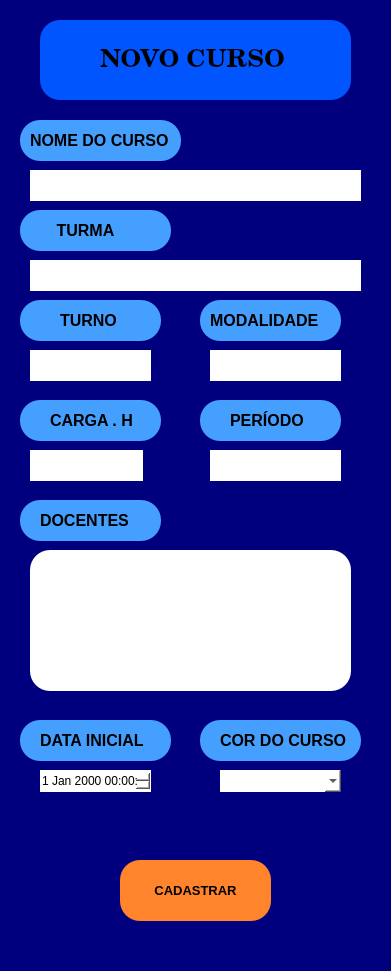
    <widget class="QWidget" name="widget_2" native="true">
     <property name="geometry">
      <rect>
       <x>20</x>
       <y>30</y>
       <width>391</width>
       <height>971</height>
      </rect>
     </property>
     <property name="styleSheet">
      <string notr="true">background-color: rgb(0, 0, 127);
 border-radius: 20px;
</string>
     </property>
     <widget class="QFrame" name="frame_2">
      <property name="geometry">
       <rect>
        <x>40</x>
        <y>20</y>
        <width>311</width>
        <height>80</height>
       </rect>
      </property>
      <property name="styleSheet">
       <string notr="true">background-color: rgb(0, 85, 255);
    border-radius: 20px;
</string>
      </property>
      <property name="frameShape">
       <enum>QFrame::StyledPanel</enum>
      </property>
      <property name="frameShadow">
       <enum>QFrame::Raised</enum>
      </property>
      <widget class="QLabel" name="label">
       <property name="geometry">
        <rect>
         <x>60</x>
         <y>20</y>
         <width>211</width>
         <height>41</height>
        </rect>
       </property>
       <property name="palette">
        <palette>
         <active>
          <colorrole role="WindowText">
           <brush brushstyle="SolidPattern">
            <color alpha="255">
             <red>0</red>
             <green>0</green>
             <blue>0</blue>
            </color>
           </brush>
          </colorrole>
          <colorrole role="Button">
           <brush brushstyle="SolidPattern">
            <color alpha="255">
             <red>0</red>
             <green>85</green>
             <blue>255</blue>
            </color>
           </brush>
          </colorrole>
          <colorrole role="Text">
           <brush brushstyle="SolidPattern">
            <color alpha="255">
             <red>76</red>
             <green>76</green>
             <blue>76</blue>
            </color>
           </brush>
          </colorrole>
          <colorrole role="Base">
           <brush brushstyle="SolidPattern">
            <color alpha="255">
             <red>0</red>
             <green>85</green>
             <blue>255</blue>
            </color>
           </brush>
          </colorrole>
          <colorrole role="Window">
           <brush brushstyle="SolidPattern">
            <color alpha="255">
             <red>0</red>
             <green>85</green>
             <blue>255</blue>
            </color>
           </brush>
          </colorrole>
         </active>
         <inactive>
          <colorrole role="WindowText">
           <brush brushstyle="SolidPattern">
            <color alpha="255">
             <red>0</red>
             <green>0</green>
             <blue>0</blue>
            </color>
           </brush>
          </colorrole>
          <colorrole role="Button">
           <brush brushstyle="SolidPattern">
            <color alpha="255">
             <red>0</red>
             <green>85</green>
             <blue>255</blue>
            </color>
           </brush>
          </colorrole>
          <colorrole role="Text">
           <brush brushstyle="SolidPattern">
            <color alpha="255">
             <red>76</red>
             <green>76</green>
             <blue>76</blue>
            </color>
           </brush>
          </colorrole>
          <colorrole role="Base">
           <brush brushstyle="SolidPattern">
            <color alpha="255">
             <red>0</red>
             <green>85</green>
             <blue>255</blue>
            </color>
           </brush>
          </colorrole>
          <colorrole role="Window">
           <brush brushstyle="SolidPattern">
            <color alpha="255">
             <red>0</red>
             <green>85</green>
             <blue>255</blue>
            </color>
           </brush>
          </colorrole>
         </inactive>
         <disabled>
          <colorrole role="WindowText">
           <brush brushstyle="SolidPattern">
            <color alpha="255">
             <red>120</red>
             <green>120</green>
             <blue>120</blue>
            </color>
           </brush>
          </colorrole>
          <colorrole role="Button">
           <brush brushstyle="SolidPattern">
            <color alpha="255">
             <red>0</red>
             <green>85</green>
             <blue>255</blue>
            </color>
           </brush>
          </colorrole>
          <colorrole role="Text">
           <brush brushstyle="SolidPattern">
            <color alpha="255">
             <red>120</red>
             <green>120</green>
             <blue>120</blue>
            </color>
           </brush>
          </colorrole>
          <colorrole role="Base">
           <brush brushstyle="SolidPattern">
            <color alpha="255">
             <red>0</red>
             <green>85</green>
             <blue>255</blue>
            </color>
           </brush>
          </colorrole>
          <colorrole role="Window">
           <brush brushstyle="SolidPattern">
            <color alpha="255">
             <red>0</red>
             <green>85</green>
             <blue>255</blue>
            </color>
           </brush>
          </colorrole>
         </disabled>
        </palette>
       </property>
       <property name="font">
        <font>
         <family>Century</family>
         <pointsize>19</pointsize>
         <weight>75</weight>
         <italic>false</italic>
         <bold>true</bold>
         <underline>false</underline>
         <strikeout>false</strikeout>
        </font>
       </property>
       <property name="text">
        <string>NOVO CURSO</string>
       </property>
      </widget>
     </widget>
     <widget class="QFrame" name="frame_3">
      <property name="geometry">
       <rect>
        <x>20</x>
        <y>120</y>
        <width>161</width>
        <height>41</height>
       </rect>
      </property>
      <property name="styleSheet">
       <string notr="true">background-color: rgb(69, 159, 255);
    border-radius: 20px;
</string>
      </property>
      <property name="frameShape">
       <enum>QFrame::StyledPanel</enum>
      </property>
      <property name="frameShadow">
       <enum>QFrame::Raised</enum>
      </property>
      <widget class="QLabel" name="label_2">
       <property name="geometry">
        <rect>
         <x>10</x>
         <y>10</y>
         <width>141</width>
         <height>21</height>
        </rect>
       </property>
       <property name="font">
        <font>
         <pointsize>12</pointsize>
         <weight>75</weight>
         <bold>true</bold>
        </font>
       </property>
       <property name="text">
        <string>NOME DO CURSO</string>
       </property>
      </widget>
     </widget>
     <widget class="QLineEdit" name="lineEdit">
      <property name="geometry">
       <rect>
        <x>30</x>
        <y>170</y>
        <width>331</width>
        <height>31</height>
       </rect>
      </property>
      <property name="font">
       <font>
        <pointsize>4</pointsize>
       </font>
      </property>
      <property name="styleSheet">
       <string notr="true">background-color: rgb(255, 255, 255);</string>
      </property>
     </widget>
     <widget class="QFrame" name="frame_4">
      <property name="geometry">
       <rect>
        <x>20</x>
        <y>210</y>
        <width>151</width>
        <height>41</height>
       </rect>
      </property>
      <property name="styleSheet">
       <string notr="true">background-color: rgb(69, 159, 255);
    border-radius: 20px;
</string>
      </property>
      <property name="frameShape">
       <enum>QFrame::StyledPanel</enum>
      </property>
      <property name="frameShadow">
       <enum>QFrame::Raised</enum>
      </property>
      <widget class="QLabel" name="label_3">
       <property name="geometry">
        <rect>
         <x>10</x>
         <y>10</y>
         <width>101</width>
         <height>20</height>
        </rect>
       </property>
       <property name="font">
        <font>
         <pointsize>12</pointsize>
         <weight>75</weight>
         <bold>true</bold>
        </font>
       </property>
       <property name="text">
        <string>      TURMA</string>
       </property>
      </widget>
     </widget>
     <widget class="QLineEdit" name="lineEdit_2">
      <property name="geometry">
       <rect>
        <x>30</x>
        <y>260</y>
        <width>331</width>
        <height>31</height>
       </rect>
      </property>
      <property name="font">
       <font>
        <pointsize>4</pointsize>
       </font>
      </property>
      <property name="styleSheet">
       <string notr="true">background-color: rgb(255, 255, 255);</string>
      </property>
     </widget>
     <widget class="QFrame" name="frame_5">
      <property name="geometry">
       <rect>
        <x>20</x>
        <y>300</y>
        <width>141</width>
        <height>41</height>
       </rect>
      </property>
      <property name="styleSheet">
       <string notr="true">background-color: rgb(69, 159, 255);
    border-radius: 20px;
</string>
      </property>
      <property name="frameShape">
       <enum>QFrame::StyledPanel</enum>
      </property>
      <property name="frameShadow">
       <enum>QFrame::Raised</enum>
      </property>
      <widget class="QLabel" name="label_4">
       <property name="geometry">
        <rect>
         <x>40</x>
         <y>10</y>
         <width>81</width>
         <height>21</height>
        </rect>
       </property>
       <property name="font">
        <font>
         <pointsize>12</pointsize>
         <weight>75</weight>
         <bold>true</bold>
        </font>
       </property>
       <property name="text">
        <string>TURNO</string>
       </property>
      </widget>
     </widget>
     <widget class="QFrame" name="frame_6">
      <property name="geometry">
       <rect>
        <x>200</x>
        <y>300</y>
        <width>141</width>
        <height>41</height>
       </rect>
      </property>
      <property name="styleSheet">
       <string notr="true">background-color: rgb(69, 159, 255);
    border-radius: 20px;
</string>
      </property>
      <property name="frameShape">
       <enum>QFrame::StyledPanel</enum>
      </property>
      <property name="frameShadow">
       <enum>QFrame::Raised</enum>
      </property>
      <widget class="QLabel" name="label_5">
       <property name="geometry">
        <rect>
         <x>10</x>
         <y>10</y>
         <width>111</width>
         <height>21</height>
        </rect>
       </property>
       <property name="font">
        <font>
         <pointsize>12</pointsize>
         <weight>75</weight>
         <bold>true</bold>
        </font>
       </property>
       <property name="text">
        <string>MODALIDADE</string>
       </property>
      </widget>
     </widget>
     <widget class="QLineEdit" name="lineEdit_3">
      <property name="geometry">
       <rect>
        <x>30</x>
        <y>350</y>
        <width>121</width>
        <height>31</height>
       </rect>
      </property>
      <property name="styleSheet">
       <string notr="true">background-color: rgb(255, 255, 255);</string>
      </property>
     </widget>
     <widget class="QLineEdit" name="lineEdit_4">
      <property name="geometry">
       <rect>
        <x>210</x>
        <y>350</y>
        <width>131</width>
        <height>31</height>
       </rect>
      </property>
      <property name="styleSheet">
       <string notr="true">background-color: rgb(255, 255, 255);</string>
      </property>
     </widget>
     <widget class="QFrame" name="frame_7">
      <property name="geometry">
       <rect>
        <x>20</x>
        <y>400</y>
        <width>141</width>
        <height>41</height>
       </rect>
      </property>
      <property name="styleSheet">
       <string notr="true">background-color: rgb(69, 159, 255);
    border-radius: 20px;
</string>
      </property>
      <property name="frameShape">
       <enum>QFrame::StyledPanel</enum>
      </property>
      <property name="frameShadow">
       <enum>QFrame::Raised</enum>
      </property>
      <widget class="QLabel" name="label_6">
       <property name="geometry">
        <rect>
         <x>30</x>
         <y>10</y>
         <width>101</width>
         <height>21</height>
        </rect>
       </property>
       <property name="font">
        <font>
         <pointsize>12</pointsize>
         <weight>75</weight>
         <bold>true</bold>
        </font>
       </property>
       <property name="text">
        <string>CARGA . H</string>
       </property>
      </widget>
     </widget>
     <widget class="QFrame" name="frame_8">
      <property name="geometry">
       <rect>
        <x>200</x>
        <y>400</y>
        <width>141</width>
        <height>41</height>
       </rect>
      </property>
      <property name="styleSheet">
       <string notr="true">background-color: rgb(69, 159, 255);
    border-radius: 20px;
</string>
      </property>
      <property name="frameShape">
       <enum>QFrame::StyledPanel</enum>
      </property>
      <property name="frameShadow">
       <enum>QFrame::Raised</enum>
      </property>
      <widget class="QLabel" name="label_7">
       <property name="geometry">
        <rect>
         <x>30</x>
         <y>10</y>
         <width>91</width>
         <height>21</height>
        </rect>
       </property>
       <property name="font">
        <font>
         <pointsize>12</pointsize>
         <weight>75</weight>
         <bold>true</bold>
        </font>
       </property>
       <property name="text">
        <string>PERÍODO</string>
       </property>
      </widget>
     </widget>
     <widget class="QLineEdit" name="lineEdit_5">
      <property name="geometry">
       <rect>
        <x>30</x>
        <y>450</y>
        <width>113</width>
        <height>31</height>
       </rect>
      </property>
      <property name="styleSheet">
       <string notr="true">background-color: rgb(255, 255, 255);</string>
      </property>
     </widget>
     <widget class="QLineEdit" name="lineEdit_6">
      <property name="geometry">
       <rect>
        <x>210</x>
        <y>450</y>
        <width>131</width>
        <height>31</height>
       </rect>
      </property>
      <property name="styleSheet">
       <string notr="true">background-color: rgb(255, 255, 255);</string>
      </property>
     </widget>
     <widget class="QFrame" name="frame_9">
      <property name="geometry">
       <rect>
        <x>20</x>
        <y>500</y>
        <width>141</width>
        <height>41</height>
       </rect>
      </property>
      <property name="styleSheet">
       <string notr="true">background-color: rgb(69, 159, 255);
    border-radius: 20px;
</string>
      </property>
      <property name="frameShape">
       <enum>QFrame::StyledPanel</enum>
      </property>
      <property name="frameShadow">
       <enum>QFrame::Raised</enum>
      </property>
      <widget class="QLabel" name="label_8">
       <property name="geometry">
        <rect>
         <x>20</x>
         <y>10</y>
         <width>91</width>
         <height>21</height>
        </rect>
       </property>
       <property name="font">
        <font>
         <pointsize>12</pointsize>
         <weight>75</weight>
         <bold>true</bold>
        </font>
       </property>
       <property name="text">
        <string>DOCENTES</string>
       </property>
      </widget>
     </widget>
     <widget class="QTextBrowser" name="textBrowser">
      <property name="geometry">
       <rect>
        <x>30</x>
        <y>550</y>
        <width>321</width>
        <height>141</height>
       </rect>
      </property>
      <property name="styleSheet">
       <string notr="true">background-color: rgb(255, 255, 255);</string>
      </property>
     </widget>
     <widget class="QDateTimeEdit" name="dateTimeEdit">
      <property name="geometry">
       <rect>
        <x>40</x>
        <y>770</y>
        <width>111</width>
        <height>22</height>
       </rect>
      </property>
      <property name="styleSheet">
       <string notr="true">background-color: rgb(255, 255, 255);</string>
      </property>
     </widget>
     <widget class="QPushButton" name="pushButton">
      <property name="geometry">
       <rect>
        <x>120</x>
        <y>860</y>
        <width>151</width>
        <height>61</height>
       </rect>
      </property>
      <property name="font">
       <font>
        <pointsize>10</pointsize>
        <weight>75</weight>
        <bold>true</bold>
       </font>
      </property>
      <property name="styleSheet">
       <string notr="true">background-color: rgb(69, 159, 255);
background-color: rgb(255, 132, 44);
    border-radius: 20px;
</string>
      </property>
      <property name="text">
       <string>CADASTRAR</string>
      </property>
     </widget>
     <widget class="QFrame" name="frame_11">
      <property name="geometry">
       <rect>
        <x>200</x>
        <y>720</y>
        <width>161</width>
        <height>41</height>
       </rect>
      </property>
      <property name="styleSheet">
       <string notr="true">background-color: rgb(69, 159, 255);
   
</string>
      </property>
      <property name="frameShape">
       <enum>QFrame::StyledPanel</enum>
      </property>
      <property name="frameShadow">
       <enum>QFrame::Raised</enum>
      </property>
      <widget class="QLabel" name="label_10">
       <property name="geometry">
        <rect>
         <x>20</x>
         <y>10</y>
         <width>131</width>
         <height>21</height>
        </rect>
       </property>
       <property name="font">
        <font>
         <pointsize>12</pointsize>
         <weight>75</weight>
         <bold>true</bold>
        </font>
       </property>
       <property name="text">
        <string>COR DO CURSO</string>
       </property>
      </widget>
     </widget>
     <widget class="QComboBox" name="comboBox">
      <property name="geometry">
       <rect>
        <x>220</x>
        <y>770</y>
        <width>121</width>
        <height>22</height>
       </rect>
      </property>
      <property name="styleSheet">
       <string notr="true">background-color: rgb(255, 255, 255);</string>
      </property>
     </widget>
     <widget class="QFrame" name="frame_17">
      <property name="geometry">
       <rect>
        <x>20</x>
        <y>720</y>
        <width>151</width>
        <height>41</height>
       </rect>
      </property>
      <property name="styleSheet">
       <string notr="true">background-color: rgb(69, 159, 255);
   
</string>
      </property>
      <property name="frameShape">
       <enum>QFrame::StyledPanel</enum>
      </property>
      <property name="frameShadow">
       <enum>QFrame::Raised</enum>
      </property>
      <widget class="QLabel" name="label_12">
       <property name="geometry">
        <rect>
         <x>20</x>
         <y>10</y>
         <width>121</width>
         <height>21</height>
        </rect>
       </property>
       <property name="font">
        <font>
         <pointsize>12</pointsize>
         <weight>75</weight>
         <bold>true</bold>
        </font>
       </property>
       <property name="text">
        <string>DATA INICIAL</string>
       </property>
      </widget>
     </widget>
    </widget>
